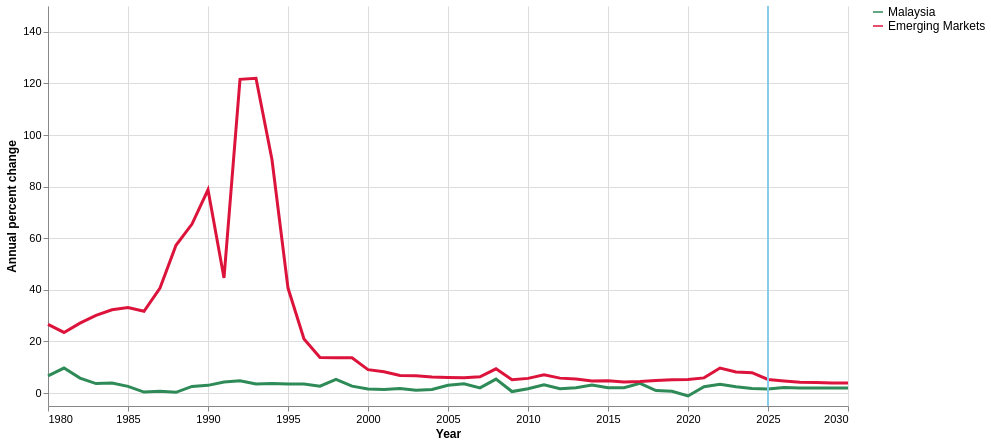

The specification (Vega-Lite) saved for this image:
### Vega-Lite specification from a JSON file in a GitHub repository (floating-point values rounded to 4 significant figures)
{"$schema": "https://vega.github.io/schema/vega-lite/v5.json", "description": "Malaysia vs Emerging Markets Inflation Comparison (1980-2030)", "width": 800, "height": 400, "data": {"values": [{"Country": "Malaysia", "Year": "1980", "Inflation": 6.7}, {"Country": "Malaysia", "Year": "1981", "Inflation": 9.7}, {"Country": "Malaysia", "Year": "1982", "Inflation": 5.8}, {"Country": "Malaysia", "Year": "1983", "Inflation": 3.7}, {"Country": "Malaysia", "Year": "1984", "Inflation": 3.9}, {"Country": "Malaysia", "Year": "1985", "Inflation": 2.6}, {"Country": "Malaysia", "Year": "1986", "Inflation": 0.4}, {"Country": "Malaysia", "Year": "1987", "Inflation": 0.7}, {"Country": "Malaysia", "Year": "1988", "Inflation": 0.3}, {"Country": "Malaysia", "Year": "1989", "Inflation": 2.6}, {"Country": "Malaysia", "Year": "1990", "Inflation": 3}, {"Country": "Malaysia", "Year": "1991", "Inflation": 4.3}, {"Country": "Malaysia", "Year": "1992", "Inflation": 4.8}, {"Country": "Malaysia", "Year": "1993", "Inflation": 3.5}, {"Country": "Malaysia", "Year": "1994", "Inflation": 3.7}, {"Country": "Malaysia", "Year": "1995", "Inflation": 3.5}, {"Country": "Malaysia", "Year": "1996", "Inflation": 3.5}, {"Country": "Malaysia", "Year": "1997", "Inflation": 2.7}, {"Country": "Malaysia", "Year": "1998", "Inflation": 5.3}, {"Country": "Malaysia", "Year": "1999", "Inflation": 2.7}, {"Country": "Malaysia", "Year": "2000", "Inflation": 1.6}, {"Country": "Malaysia", "Year": "2001", "Inflation": 1.4}, {"Country": "Malaysia", "Year": "2002", "Inflation": 1.8}, {"Country": "Malaysia", "Year": "2003", "Inflation": 1.1}, {"Country": "Malaysia", "Year": "2004", "Inflation": 1.4}, {"Country": "Malaysia", "Year": "2005", "Inflation": 3}, {"Country": "Malaysia", "Year": "2006", "Inflation": 3.6}, {"Country": "Malaysia", "Year": "2007", "Inflation": 2}, {"Country": "Malaysia", "Year": "2008", "Inflation": 5.4}, {"Country": "Malaysia", "Year": "2009", "Inflation": 0.6}, {"Country": "Malaysia", "Year": "2010", "Inflation": 1.7}, {"Country": "Malaysia", "Year": "2011", "Inflation": 3.2}, {"Country": "Malaysia", "Year": "2012", "Inflation": 1.7}, {"Country": "Malaysia", "Year": "2013", "Inflation": 2.1}, {"Country": "Malaysia", "Year": "2014", "Inflation": 3.1}, {"Country": "Malaysia", "Year": "2015", "Inflation": 2.1}, {"Country": "Malaysia", "Year": "2016", "Inflation": 2.1}, {"Country": "Malaysia", "Year": "2017", "Inflation": 3.8}, {"Country": "Malaysia", "Year": "2018", "Inflation": 1}, {"Country": "Malaysia", "Year": "2019", "Inflation": 0.7}, {"Country": "Malaysia", "Year": "2020", "Inflation": -1.1}, {"Country": "Malaysia", "Year": "2021", "Inflation": 2.5}, {"Country": "Malaysia", "Year": "2022", "Inflation": 3.4}, {"Country": "Malaysia", "Year": "2023", "Inflation": 2.5}, {"Country": "Malaysia", "Year": "2024", "Inflation": 1.8}, {"Country": "Malaysia", "Year": "2025", "Inflation": 1.6}, {"Country": "Malaysia", "Year": "2026", "Inflation": 2.2}, {"Country": "Malaysia", "Year": "2027", "Inflation": 2}, {"Country": "Malaysia", "Year": "2028", "Inflation": 2}, {"Country": "Malaysia", "Year": "2029", "Inflation": 2}, {"Country": "Malaysia", "Year": "2030", "Inflation": 2}, {"Country": "Emerging Markets", "Year": "1980", "Inflation": 26.6}, {"Country": "Emerging Markets", "Year": "1981", "Inflation": 23.5}, {"Country": "Emerging Markets", "Year": "1982", "Inflation": 27.1}, {"Country": "Emerging Markets", "Year": "1983", "Inflation": 30.1}, {"Country": "Emerging Markets", "Year": "1984", "Inflation": 32.3}, {"Country": "Emerging Markets", "Year": "1985", "Inflation": 33.2}, {"Country": "Emerging Markets", "Year": "1986", "Inflation": 31.7}, {"Country": "Emerging Markets", "Year": "1987", "Inflation": 40.7}, {"Country": "Emerging Markets", "Year": "1988", "Inflation": 57.3}, {"Country": "Emerging Markets", "Year": "1989", "Inflation": 65.5}, {"Country": "Emerging Markets", "Year": "1990", "Inflation": 78.8}, {"Country": "Emerging Markets", "Year": "1991", "Inflation": 44.6}, {"Country": "Emerging Markets", "Year": "1992", "Inflation": 121.6}, {"Country": "Emerging Markets", "Year": "1993", "Inflation": 122}, {"Country": "Emerging Markets", "Year": "1994", "Inflation": 90.4}, {"Country": "Emerging Markets", "Year": "1995", "Inflation": 40.7}, {"Country": "Emerging Markets", "Year": "1996", "Inflation": 21}, {"Country": "Emerging Markets", "Year": "1997", "Inflation": 13.8}, {"Country": "Emerging Markets", "Year": "1998", "Inflation": 13.7}, {"Country": "Emerging Markets", "Year": "1999", "Inflation": 13.7}, {"Country": "Emerging Markets", "Year": "2000", "Inflation": 9.1}, {"Country": "Emerging Markets", "Year": "2001", "Inflation": 8.3}, {"Country": "Emerging Markets", "Year": "2002", "Inflation": 6.8}, {"Country": "Emerging Markets", "Year": "2003", "Inflation": 6.7}, {"Country": "Emerging Markets", "Year": "2004", "Inflation": 6.2}, {"Country": "Emerging Markets", "Year": "2005", "Inflation": 6}, {"Country": "Emerging Markets", "Year": "2006", "Inflation": 5.9}, {"Country": "Emerging Markets", "Year": "2007", "Inflation": 6.3}, {"Country": "Emerging Markets", "Year": "2008", "Inflation": 9.4}, {"Country": "Emerging Markets", "Year": "2009", "Inflation": 5.2}, {"Country": "Emerging Markets", "Year": "2010", "Inflation": 5.7}, {"Country": "Emerging Markets", "Year": "2011", "Inflation": 7.1}, {"Country": "Emerging Markets", "Year": "2012", "Inflation": 5.8}, {"Country": "Emerging Markets", "Year": "2013", "Inflation": 5.5}, {"Country": "Emerging Markets", "Year": "2014", "Inflation": 4.7}, {"Country": "Emerging Markets", "Year": "2015", "Inflation": 4.8}, {"Country": "Emerging Markets", "Year": "2016", "Inflation": 4.3}, {"Country": "Emerging Markets", "Year": "2017", "Inflation": 4.5}, {"Country": "Emerging Markets", "Year": "2018", "Inflation": 4.9}, {"Country": "Emerging Markets", "Year": "2019", "Inflation": 5.2}, {"Country": "Emerging Markets", "Year": "2020", "Inflation": 5.3}, {"Country": "Emerging Markets", "Year": "2021", "Inflation": 5.9}, {"Country": "Emerging Markets", "Year": "2022", "Inflation": 9.7}, {"Country": "Emerging Markets", "Year": "2023", "Inflation": 8.2}, {"Country": "Emerging Markets", "Year": "2024", "Inflation": 7.9}, {"Country": "Emerging Markets", "Year": "2025", "Inflation": 5.3}, {"Country": "Emerging Markets", "Year": "2026", "Inflation": 4.7}, {"Country": "Emerging Markets", "Year": "2027", "Inflation": 4.2}, {"Country": "Emerging Markets", "Year": "2028", "Inflation": 4.1}, {"Country": "Emerging Markets", "Year": "2029", "Inflation": 3.9}, {"Country": "Emerging Markets", "Year": "2030", "Inflation": 3.9}]}, "layer": [{"mark": {"type": "line", "strokeWidth": 3}, "encoding": {"x": {"field": "Year", "type": "quantitative", "title": "Year", "scale": {"domain": [1980, 2030]}, "axis": {"tickCount": 10, "format": "d"}}, "y": {"field": "Inflation", "type": "quantitative", "title": "Annual percent change", "scale": {"domain": [-5, 150]}}, "color": {"field": "Country", "type": "nominal", "scale": {"domain": ["Malaysia", "Emerging Markets"], "range": ["#2E8B57", "#DC143C"]}, "title": null}, "strokeDash": {"condition": {"test": "datum.Year >= 2025", "value": [5, 5]}, "value": [0, 0]}, "tooltip": [{"field": "Inflation", "title": "Annual percent change", "format": ".1f"}]}}, {"mark": {"type": "rule", "stroke": "#87CEEB", "strokeWidth": 1.5, "opacity": 0.8}, "encoding": {"x": {"datum": 2025}}}], "config": {"title": {"fontSize": 18, "fontWeight": "bold"}, "legend": {"labelFontSize": 12, "titleFontSize": 13}, "axis": {"labelFontSize": 11, "titleFontSize": 12}, "view": {"stroke": "transparent"}}}
